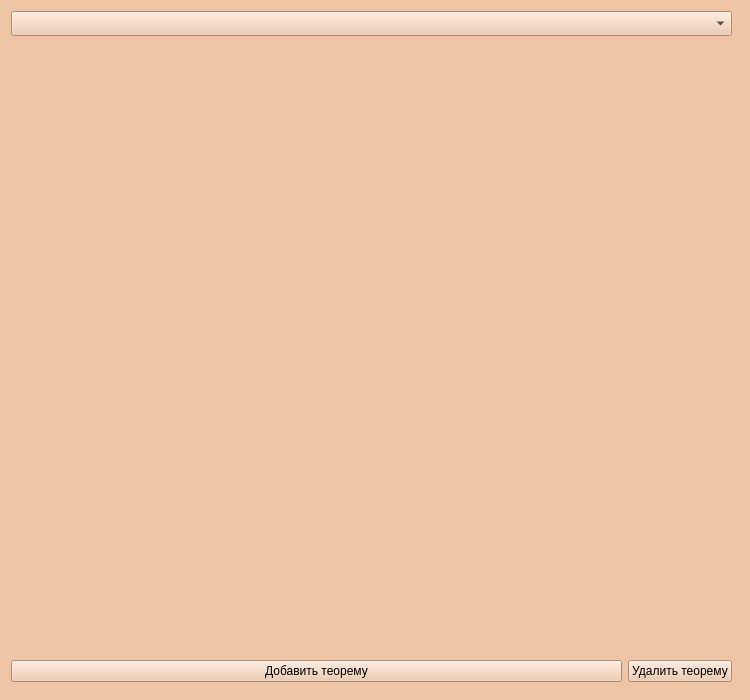
<?xml version="1.0" encoding="UTF-8"?>
<ui version="4.0">
 <class>Form</class>
 <widget class="QWidget" name="Form">
  <property name="geometry">
   <rect>
    <x>0</x>
    <y>0</y>
    <width>750</width>
    <height>700</height>
   </rect>
  </property>
  <property name="minimumSize">
   <size>
    <width>750</width>
    <height>700</height>
   </size>
  </property>
  <property name="maximumSize">
   <size>
    <width>750</width>
    <height>700</height>
   </size>
  </property>
  <property name="palette">
   <palette>
    <active>
     <colorrole role="WindowText">
      <brush brushstyle="SolidPattern">
       <color alpha="255">
        <red>0</red>
        <green>0</green>
        <blue>0</blue>
       </color>
      </brush>
     </colorrole>
     <colorrole role="Button">
      <brush brushstyle="SolidPattern">
       <color alpha="255">
        <red>238</red>
        <green>196</green>
        <blue>164</blue>
       </color>
      </brush>
     </colorrole>
     <colorrole role="Light">
      <brush brushstyle="SolidPattern">
       <color alpha="255">
        <red>255</red>
        <green>255</green>
        <blue>255</blue>
       </color>
      </brush>
     </colorrole>
     <colorrole role="Midlight">
      <brush brushstyle="SolidPattern">
       <color alpha="255">
        <red>246</red>
        <green>225</green>
        <blue>209</blue>
       </color>
      </brush>
     </colorrole>
     <colorrole role="Dark">
      <brush brushstyle="SolidPattern">
       <color alpha="255">
        <red>119</red>
        <green>98</green>
        <blue>82</blue>
       </color>
      </brush>
     </colorrole>
     <colorrole role="Mid">
      <brush brushstyle="SolidPattern">
       <color alpha="255">
        <red>159</red>
        <green>131</green>
        <blue>109</blue>
       </color>
      </brush>
     </colorrole>
     <colorrole role="Text">
      <brush brushstyle="SolidPattern">
       <color alpha="255">
        <red>0</red>
        <green>0</green>
        <blue>0</blue>
       </color>
      </brush>
     </colorrole>
     <colorrole role="BrightText">
      <brush brushstyle="SolidPattern">
       <color alpha="255">
        <red>255</red>
        <green>255</green>
        <blue>255</blue>
       </color>
      </brush>
     </colorrole>
     <colorrole role="ButtonText">
      <brush brushstyle="SolidPattern">
       <color alpha="255">
        <red>0</red>
        <green>0</green>
        <blue>0</blue>
       </color>
      </brush>
     </colorrole>
     <colorrole role="Base">
      <brush brushstyle="SolidPattern">
       <color alpha="255">
        <red>255</red>
        <green>255</green>
        <blue>255</blue>
       </color>
      </brush>
     </colorrole>
     <colorrole role="Window">
      <brush brushstyle="SolidPattern">
       <color alpha="255">
        <red>238</red>
        <green>196</green>
        <blue>164</blue>
       </color>
      </brush>
     </colorrole>
     <colorrole role="Shadow">
      <brush brushstyle="SolidPattern">
       <color alpha="255">
        <red>0</red>
        <green>0</green>
        <blue>0</blue>
       </color>
      </brush>
     </colorrole>
     <colorrole role="AlternateBase">
      <brush brushstyle="SolidPattern">
       <color alpha="255">
        <red>246</red>
        <green>225</green>
        <blue>209</blue>
       </color>
      </brush>
     </colorrole>
     <colorrole role="ToolTipBase">
      <brush brushstyle="SolidPattern">
       <color alpha="255">
        <red>255</red>
        <green>255</green>
        <blue>220</blue>
       </color>
      </brush>
     </colorrole>
     <colorrole role="ToolTipText">
      <brush brushstyle="SolidPattern">
       <color alpha="255">
        <red>0</red>
        <green>0</green>
        <blue>0</blue>
       </color>
      </brush>
     </colorrole>
     <colorrole role="PlaceholderText">
      <brush brushstyle="SolidPattern">
       <color alpha="128">
        <red>0</red>
        <green>0</green>
        <blue>0</blue>
       </color>
      </brush>
     </colorrole>
    </active>
    <inactive>
     <colorrole role="WindowText">
      <brush brushstyle="SolidPattern">
       <color alpha="255">
        <red>0</red>
        <green>0</green>
        <blue>0</blue>
       </color>
      </brush>
     </colorrole>
     <colorrole role="Button">
      <brush brushstyle="SolidPattern">
       <color alpha="255">
        <red>238</red>
        <green>196</green>
        <blue>164</blue>
       </color>
      </brush>
     </colorrole>
     <colorrole role="Light">
      <brush brushstyle="SolidPattern">
       <color alpha="255">
        <red>255</red>
        <green>255</green>
        <blue>255</blue>
       </color>
      </brush>
     </colorrole>
     <colorrole role="Midlight">
      <brush brushstyle="SolidPattern">
       <color alpha="255">
        <red>246</red>
        <green>225</green>
        <blue>209</blue>
       </color>
      </brush>
     </colorrole>
     <colorrole role="Dark">
      <brush brushstyle="SolidPattern">
       <color alpha="255">
        <red>119</red>
        <green>98</green>
        <blue>82</blue>
       </color>
      </brush>
     </colorrole>
     <colorrole role="Mid">
      <brush brushstyle="SolidPattern">
       <color alpha="255">
        <red>159</red>
        <green>131</green>
        <blue>109</blue>
       </color>
      </brush>
     </colorrole>
     <colorrole role="Text">
      <brush brushstyle="SolidPattern">
       <color alpha="255">
        <red>0</red>
        <green>0</green>
        <blue>0</blue>
       </color>
      </brush>
     </colorrole>
     <colorrole role="BrightText">
      <brush brushstyle="SolidPattern">
       <color alpha="255">
        <red>255</red>
        <green>255</green>
        <blue>255</blue>
       </color>
      </brush>
     </colorrole>
     <colorrole role="ButtonText">
      <brush brushstyle="SolidPattern">
       <color alpha="255">
        <red>0</red>
        <green>0</green>
        <blue>0</blue>
       </color>
      </brush>
     </colorrole>
     <colorrole role="Base">
      <brush brushstyle="SolidPattern">
       <color alpha="255">
        <red>255</red>
        <green>255</green>
        <blue>255</blue>
       </color>
      </brush>
     </colorrole>
     <colorrole role="Window">
      <brush brushstyle="SolidPattern">
       <color alpha="255">
        <red>238</red>
        <green>196</green>
        <blue>164</blue>
       </color>
      </brush>
     </colorrole>
     <colorrole role="Shadow">
      <brush brushstyle="SolidPattern">
       <color alpha="255">
        <red>0</red>
        <green>0</green>
        <blue>0</blue>
       </color>
      </brush>
     </colorrole>
     <colorrole role="AlternateBase">
      <brush brushstyle="SolidPattern">
       <color alpha="255">
        <red>246</red>
        <green>225</green>
        <blue>209</blue>
       </color>
      </brush>
     </colorrole>
     <colorrole role="ToolTipBase">
      <brush brushstyle="SolidPattern">
       <color alpha="255">
        <red>255</red>
        <green>255</green>
        <blue>220</blue>
       </color>
      </brush>
     </colorrole>
     <colorrole role="ToolTipText">
      <brush brushstyle="SolidPattern">
       <color alpha="255">
        <red>0</red>
        <green>0</green>
        <blue>0</blue>
       </color>
      </brush>
     </colorrole>
     <colorrole role="PlaceholderText">
      <brush brushstyle="SolidPattern">
       <color alpha="128">
        <red>0</red>
        <green>0</green>
        <blue>0</blue>
       </color>
      </brush>
     </colorrole>
    </inactive>
    <disabled>
     <colorrole role="WindowText">
      <brush brushstyle="SolidPattern">
       <color alpha="255">
        <red>119</red>
        <green>98</green>
        <blue>82</blue>
       </color>
      </brush>
     </colorrole>
     <colorrole role="Button">
      <brush brushstyle="SolidPattern">
       <color alpha="255">
        <red>238</red>
        <green>196</green>
        <blue>164</blue>
       </color>
      </brush>
     </colorrole>
     <colorrole role="Light">
      <brush brushstyle="SolidPattern">
       <color alpha="255">
        <red>255</red>
        <green>255</green>
        <blue>255</blue>
       </color>
      </brush>
     </colorrole>
     <colorrole role="Midlight">
      <brush brushstyle="SolidPattern">
       <color alpha="255">
        <red>246</red>
        <green>225</green>
        <blue>209</blue>
       </color>
      </brush>
     </colorrole>
     <colorrole role="Dark">
      <brush brushstyle="SolidPattern">
       <color alpha="255">
        <red>119</red>
        <green>98</green>
        <blue>82</blue>
       </color>
      </brush>
     </colorrole>
     <colorrole role="Mid">
      <brush brushstyle="SolidPattern">
       <color alpha="255">
        <red>159</red>
        <green>131</green>
        <blue>109</blue>
       </color>
      </brush>
     </colorrole>
     <colorrole role="Text">
      <brush brushstyle="SolidPattern">
       <color alpha="255">
        <red>119</red>
        <green>98</green>
        <blue>82</blue>
       </color>
      </brush>
     </colorrole>
     <colorrole role="BrightText">
      <brush brushstyle="SolidPattern">
       <color alpha="255">
        <red>255</red>
        <green>255</green>
        <blue>255</blue>
       </color>
      </brush>
     </colorrole>
     <colorrole role="ButtonText">
      <brush brushstyle="SolidPattern">
       <color alpha="255">
        <red>119</red>
        <green>98</green>
        <blue>82</blue>
       </color>
      </brush>
     </colorrole>
     <colorrole role="Base">
      <brush brushstyle="SolidPattern">
       <color alpha="255">
        <red>238</red>
        <green>196</green>
        <blue>164</blue>
       </color>
      </brush>
     </colorrole>
     <colorrole role="Window">
      <brush brushstyle="SolidPattern">
       <color alpha="255">
        <red>238</red>
        <green>196</green>
        <blue>164</blue>
       </color>
      </brush>
     </colorrole>
     <colorrole role="Shadow">
      <brush brushstyle="SolidPattern">
       <color alpha="255">
        <red>0</red>
        <green>0</green>
        <blue>0</blue>
       </color>
      </brush>
     </colorrole>
     <colorrole role="AlternateBase">
      <brush brushstyle="SolidPattern">
       <color alpha="255">
        <red>238</red>
        <green>196</green>
        <blue>164</blue>
       </color>
      </brush>
     </colorrole>
     <colorrole role="ToolTipBase">
      <brush brushstyle="SolidPattern">
       <color alpha="255">
        <red>255</red>
        <green>255</green>
        <blue>220</blue>
       </color>
      </brush>
     </colorrole>
     <colorrole role="ToolTipText">
      <brush brushstyle="SolidPattern">
       <color alpha="255">
        <red>0</red>
        <green>0</green>
        <blue>0</blue>
       </color>
      </brush>
     </colorrole>
     <colorrole role="PlaceholderText">
      <brush brushstyle="SolidPattern">
       <color alpha="128">
        <red>0</red>
        <green>0</green>
        <blue>0</blue>
       </color>
      </brush>
     </colorrole>
    </disabled>
   </palette>
  </property>
  <property name="windowTitle">
   <string>Form</string>
  </property>
  <layout class="QHBoxLayout" name="horizontalLayout">
   <item>
    <widget class="QWidget" name="widget" native="true">
     <widget class="QWidget" name="horizontalLayoutWidget">
      <property name="geometry">
       <rect>
        <x>0</x>
        <y>640</y>
        <width>721</width>
        <height>41</height>
       </rect>
      </property>
      <layout class="QHBoxLayout" name="horizontalLayout_2">
       <item>
        <widget class="QPushButton" name="pb_add">
         <property name="text">
          <string>Добавить теорему</string>
         </property>
        </widget>
       </item>
       <item>
        <widget class="QPushButton" name="pb_del">
         <property name="sizePolicy">
          <sizepolicy hsizetype="Fixed" vsizetype="Fixed">
           <horstretch>0</horstretch>
           <verstretch>0</verstretch>
          </sizepolicy>
         </property>
         <property name="text">
          <string>Удалить теорему</string>
         </property>
        </widget>
       </item>
      </layout>
     </widget>
     <widget class="QComboBox" name="cb">
      <property name="geometry">
       <rect>
        <x>0</x>
        <y>0</y>
        <width>721</width>
        <height>25</height>
       </rect>
      </property>
     </widget>
     <widget class="QLabel" name="label">
      <property name="geometry">
       <rect>
        <x>0</x>
        <y>30</y>
        <width>721</width>
        <height>601</height>
       </rect>
      </property>
      <property name="palette">
       <palette>
        <active>
         <colorrole role="WindowText">
          <brush brushstyle="SolidPattern">
           <color alpha="255">
            <red>0</red>
            <green>0</green>
            <blue>0</blue>
           </color>
          </brush>
         </colorrole>
         <colorrole role="Button">
          <brush brushstyle="SolidPattern">
           <color alpha="255">
            <red>238</red>
            <green>196</green>
            <blue>164</blue>
           </color>
          </brush>
         </colorrole>
         <colorrole role="Light">
          <brush brushstyle="SolidPattern">
           <color alpha="255">
            <red>255</red>
            <green>255</green>
            <blue>255</blue>
           </color>
          </brush>
         </colorrole>
         <colorrole role="Midlight">
          <brush brushstyle="SolidPattern">
           <color alpha="255">
            <red>246</red>
            <green>225</green>
            <blue>209</blue>
           </color>
          </brush>
         </colorrole>
         <colorrole role="Dark">
          <brush brushstyle="SolidPattern">
           <color alpha="255">
            <red>119</red>
            <green>98</green>
            <blue>82</blue>
           </color>
          </brush>
         </colorrole>
         <colorrole role="Mid">
          <brush brushstyle="SolidPattern">
           <color alpha="255">
            <red>159</red>
            <green>131</green>
            <blue>109</blue>
           </color>
          </brush>
         </colorrole>
         <colorrole role="Text">
          <brush brushstyle="SolidPattern">
           <color alpha="255">
            <red>0</red>
            <green>0</green>
            <blue>0</blue>
           </color>
          </brush>
         </colorrole>
         <colorrole role="BrightText">
          <brush brushstyle="SolidPattern">
           <color alpha="255">
            <red>255</red>
            <green>255</green>
            <blue>255</blue>
           </color>
          </brush>
         </colorrole>
         <colorrole role="ButtonText">
          <brush brushstyle="SolidPattern">
           <color alpha="255">
            <red>0</red>
            <green>0</green>
            <blue>0</blue>
           </color>
          </brush>
         </colorrole>
         <colorrole role="Base">
          <brush brushstyle="SolidPattern">
           <color alpha="255">
            <red>255</red>
            <green>255</green>
            <blue>255</blue>
           </color>
          </brush>
         </colorrole>
         <colorrole role="Window">
          <brush brushstyle="SolidPattern">
           <color alpha="255">
            <red>238</red>
            <green>196</green>
            <blue>164</blue>
           </color>
          </brush>
         </colorrole>
         <colorrole role="Shadow">
          <brush brushstyle="SolidPattern">
           <color alpha="255">
            <red>0</red>
            <green>0</green>
            <blue>0</blue>
           </color>
          </brush>
         </colorrole>
         <colorrole role="AlternateBase">
          <brush brushstyle="SolidPattern">
           <color alpha="255">
            <red>246</red>
            <green>225</green>
            <blue>209</blue>
           </color>
          </brush>
         </colorrole>
         <colorrole role="ToolTipBase">
          <brush brushstyle="SolidPattern">
           <color alpha="255">
            <red>255</red>
            <green>255</green>
            <blue>220</blue>
           </color>
          </brush>
         </colorrole>
         <colorrole role="ToolTipText">
          <brush brushstyle="SolidPattern">
           <color alpha="255">
            <red>0</red>
            <green>0</green>
            <blue>0</blue>
           </color>
          </brush>
         </colorrole>
         <colorrole role="PlaceholderText">
          <brush brushstyle="SolidPattern">
           <color alpha="128">
            <red>0</red>
            <green>0</green>
            <blue>0</blue>
           </color>
          </brush>
         </colorrole>
        </active>
        <inactive>
         <colorrole role="WindowText">
          <brush brushstyle="SolidPattern">
           <color alpha="255">
            <red>0</red>
            <green>0</green>
            <blue>0</blue>
           </color>
          </brush>
         </colorrole>
         <colorrole role="Button">
          <brush brushstyle="SolidPattern">
           <color alpha="255">
            <red>238</red>
            <green>196</green>
            <blue>164</blue>
           </color>
          </brush>
         </colorrole>
         <colorrole role="Light">
          <brush brushstyle="SolidPattern">
           <color alpha="255">
            <red>255</red>
            <green>255</green>
            <blue>255</blue>
           </color>
          </brush>
         </colorrole>
         <colorrole role="Midlight">
          <brush brushstyle="SolidPattern">
           <color alpha="255">
            <red>246</red>
            <green>225</green>
            <blue>209</blue>
           </color>
          </brush>
         </colorrole>
         <colorrole role="Dark">
          <brush brushstyle="SolidPattern">
           <color alpha="255">
            <red>119</red>
            <green>98</green>
            <blue>82</blue>
           </color>
          </brush>
         </colorrole>
         <colorrole role="Mid">
          <brush brushstyle="SolidPattern">
           <color alpha="255">
            <red>159</red>
            <green>131</green>
            <blue>109</blue>
           </color>
          </brush>
         </colorrole>
         <colorrole role="Text">
          <brush brushstyle="SolidPattern">
           <color alpha="255">
            <red>0</red>
            <green>0</green>
            <blue>0</blue>
           </color>
          </brush>
         </colorrole>
         <colorrole role="BrightText">
          <brush brushstyle="SolidPattern">
           <color alpha="255">
            <red>255</red>
            <green>255</green>
            <blue>255</blue>
           </color>
          </brush>
         </colorrole>
         <colorrole role="ButtonText">
          <brush brushstyle="SolidPattern">
           <color alpha="255">
            <red>0</red>
            <green>0</green>
            <blue>0</blue>
           </color>
          </brush>
         </colorrole>
         <colorrole role="Base">
          <brush brushstyle="SolidPattern">
           <color alpha="255">
            <red>255</red>
            <green>255</green>
            <blue>255</blue>
           </color>
          </brush>
         </colorrole>
         <colorrole role="Window">
          <brush brushstyle="SolidPattern">
           <color alpha="255">
            <red>238</red>
            <green>196</green>
            <blue>164</blue>
           </color>
          </brush>
         </colorrole>
         <colorrole role="Shadow">
          <brush brushstyle="SolidPattern">
           <color alpha="255">
            <red>0</red>
            <green>0</green>
            <blue>0</blue>
           </color>
          </brush>
         </colorrole>
         <colorrole role="AlternateBase">
          <brush brushstyle="SolidPattern">
           <color alpha="255">
            <red>246</red>
            <green>225</green>
            <blue>209</blue>
           </color>
          </brush>
         </colorrole>
         <colorrole role="ToolTipBase">
          <brush brushstyle="SolidPattern">
           <color alpha="255">
            <red>255</red>
            <green>255</green>
            <blue>220</blue>
           </color>
          </brush>
         </colorrole>
         <colorrole role="ToolTipText">
          <brush brushstyle="SolidPattern">
           <color alpha="255">
            <red>0</red>
            <green>0</green>
            <blue>0</blue>
           </color>
          </brush>
         </colorrole>
         <colorrole role="PlaceholderText">
          <brush brushstyle="SolidPattern">
           <color alpha="128">
            <red>0</red>
            <green>0</green>
            <blue>0</blue>
           </color>
          </brush>
         </colorrole>
        </inactive>
        <disabled>
         <colorrole role="WindowText">
          <brush brushstyle="SolidPattern">
           <color alpha="255">
            <red>119</red>
            <green>98</green>
            <blue>82</blue>
           </color>
          </brush>
         </colorrole>
         <colorrole role="Button">
          <brush brushstyle="SolidPattern">
           <color alpha="255">
            <red>238</red>
            <green>196</green>
            <blue>164</blue>
           </color>
          </brush>
         </colorrole>
         <colorrole role="Light">
          <brush brushstyle="SolidPattern">
           <color alpha="255">
            <red>255</red>
            <green>255</green>
            <blue>255</blue>
           </color>
          </brush>
         </colorrole>
         <colorrole role="Midlight">
          <brush brushstyle="SolidPattern">
           <color alpha="255">
            <red>246</red>
            <green>225</green>
            <blue>209</blue>
           </color>
          </brush>
         </colorrole>
         <colorrole role="Dark">
          <brush brushstyle="SolidPattern">
           <color alpha="255">
            <red>119</red>
            <green>98</green>
            <blue>82</blue>
           </color>
          </brush>
         </colorrole>
         <colorrole role="Mid">
          <brush brushstyle="SolidPattern">
           <color alpha="255">
            <red>159</red>
            <green>131</green>
            <blue>109</blue>
           </color>
          </brush>
         </colorrole>
         <colorrole role="Text">
          <brush brushstyle="SolidPattern">
           <color alpha="255">
            <red>119</red>
            <green>98</green>
            <blue>82</blue>
           </color>
          </brush>
         </colorrole>
         <colorrole role="BrightText">
          <brush brushstyle="SolidPattern">
           <color alpha="255">
            <red>255</red>
            <green>255</green>
            <blue>255</blue>
           </color>
          </brush>
         </colorrole>
         <colorrole role="ButtonText">
          <brush brushstyle="SolidPattern">
           <color alpha="255">
            <red>119</red>
            <green>98</green>
            <blue>82</blue>
           </color>
          </brush>
         </colorrole>
         <colorrole role="Base">
          <brush brushstyle="SolidPattern">
           <color alpha="255">
            <red>238</red>
            <green>196</green>
            <blue>164</blue>
           </color>
          </brush>
         </colorrole>
         <colorrole role="Window">
          <brush brushstyle="SolidPattern">
           <color alpha="255">
            <red>238</red>
            <green>196</green>
            <blue>164</blue>
           </color>
          </brush>
         </colorrole>
         <colorrole role="Shadow">
          <brush brushstyle="SolidPattern">
           <color alpha="255">
            <red>0</red>
            <green>0</green>
            <blue>0</blue>
           </color>
          </brush>
         </colorrole>
         <colorrole role="AlternateBase">
          <brush brushstyle="SolidPattern">
           <color alpha="255">
            <red>238</red>
            <green>196</green>
            <blue>164</blue>
           </color>
          </brush>
         </colorrole>
         <colorrole role="ToolTipBase">
          <brush brushstyle="SolidPattern">
           <color alpha="255">
            <red>255</red>
            <green>255</green>
            <blue>220</blue>
           </color>
          </brush>
         </colorrole>
         <colorrole role="ToolTipText">
          <brush brushstyle="SolidPattern">
           <color alpha="255">
            <red>0</red>
            <green>0</green>
            <blue>0</blue>
           </color>
          </brush>
         </colorrole>
         <colorrole role="PlaceholderText">
          <brush brushstyle="SolidPattern">
           <color alpha="128">
            <red>0</red>
            <green>0</green>
            <blue>0</blue>
           </color>
          </brush>
         </colorrole>
        </disabled>
       </palette>
      </property>
      <property name="text">
       <string/>
      </property>
     </widget>
    </widget>
   </item>
  </layout>
 </widget>
 <resources/>
 <connections/>
</ui>
